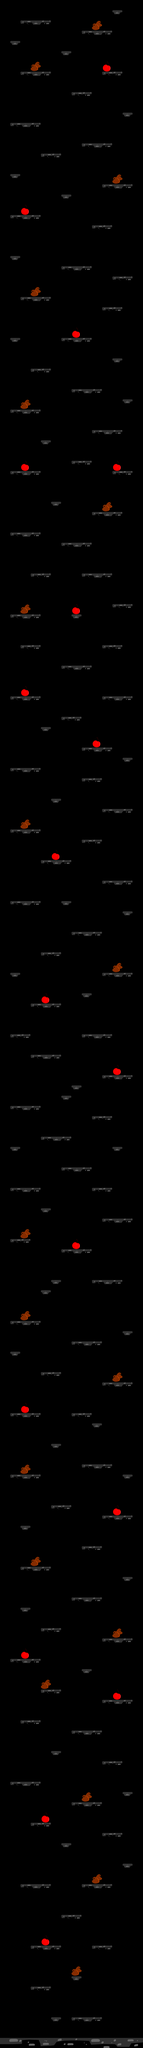

A level layout from a 2D game, rendered from its tile map. Below: a short description, then the map file with tile-grid data replaced by summaries:
An orthogonal 14x200 tile map with 64x64 px tiles, 2 tile layers (Capa de Patrones 1, Capa de patrones 2), 5 tilesets.

<map version="1.0" orientation="orthogonal" renderorder="right-down" width="14" height="200" tilewidth="64" tileheight="64" nextobjectid="1">
 <tileset firstgid="1" name="plataforma1" tilewidth="64" tileheight="64" tilecount="1" columns="1">
  <image source="plataforma1.png" width="64" height="64" />
  <tile id="0">
   <properties>
    <property name="tipo" value="esCuadroPisoNivel3" />
   </properties>
  </tile>
 </tileset>
 <tileset firstgid="2" name="plataforma3" tilewidth="64" tileheight="64" tilecount="3" columns="3">
  <image source="plataforma3.png" width="192" height="64" />
  <tile id="0">
   <properties>
    <property name="tipo" value="esCuadroPisoNivel3" />
   </properties>
  </tile>
  <tile id="1">
   <properties>
    <property name="tipo" value="esCuadroPisoNivel3" />
   </properties>
  </tile>
  <tile id="2">
   <properties>
    <property name="tipo" value="esCuadroPisoNivel3" />
   </properties>
  </tile>
 </tileset>
 <tileset firstgid="5" name="piso" tilewidth="64" tileheight="64" tilecount="14" columns="14">
  <image source="piso3.png" width="896" height="64" />
  <tile id="0">
   <properties>
    <property name="tipo" value="esCuadroPisoNivel3" />
   </properties>
  </tile>
  <tile id="1">
   <properties>
    <property name="tipo" value="esCuadroPisoNivel3" />
   </properties>
  </tile>
  <tile id="2">
   <properties>
    <property name="tipo" value="esCuadroPisoNivel3" />
   </properties>
  </tile>
  <tile id="3">
   <properties>
    <property name="tipo" value="esCuadroPisoNivel3" />
   </properties>
  </tile>
  <tile id="4">
   <properties>
    <property name="tipo" value="esCuadroPisoNivel3" />
   </properties>
  </tile>
  <tile id="5">
   <properties>
    <property name="tipo" value="esCuadroPisoNivel3" />
   </properties>
  </tile>
  <tile id="6">
   <properties>
    <property name="tipo" value="esCuadroPisoNivel3" />
   </properties>
  </tile>
  <tile id="7">
   <properties>
    <property name="tipo" value="esCuadroPisoNivel3" />
   </properties>
  </tile>
  <tile id="8">
   <properties>
    <property name="tipo" value="esCuadroPisoNivel3" />
   </properties>
  </tile>
  <tile id="9">
   <properties>
    <property name="tipo" value="esCuadroPisoNivel3" />
   </properties>
  </tile>
  <tile id="10">
   <properties>
    <property name="tipo" value="esCuadroPisoNivel3" />
   </properties>
  </tile>
  <tile id="11">
   <properties>
    <property name="tipo" value="esCuadroPisoNivel3" />
   </properties>
  </tile>
  <tile id="12">
   <properties>
    <property name="tipo" value="esCuadroPisoNivel3" />
   </properties>
  </tile>
  <tile id="13">
   <properties>
    <property name="tipo" value="esCuadroPisoNivel3" />
   </properties>
  </tile>
 </tileset>
 <tileset firstgid="19" name="cereza-min" tilewidth="64" tileheight="64" tilecount="1" columns="1">
  <image source="cereza-min.png" width="64" height="64" />
  <tile id="0">
   <properties>
    <property name="tipo" value="cereza" />
   </properties>
  </tile>
 </tileset>
 <tileset firstgid="20" name="Chispas-min" tilewidth="64" tileheight="64" tilecount="1" columns="1">
  <image source="Chispas-min.png" width="64" height="64" />
  <tile id="0">
   <properties>
    <property name="tipo" value="chispas" />
   </properties>
  </tile>
 </tileset>
 <layer name="Capa de Patrones 1" width="14" height="200">
  <data>[2800 cells, 307 non-empty, 18 distinct tile ids]</data>
 </layer>
 <layer name="Capa de patrones 2" width="14" height="200">
  <data>[2800 cells, 37 non-empty, 2 distinct tile ids]</data>
 </layer>
</map>
